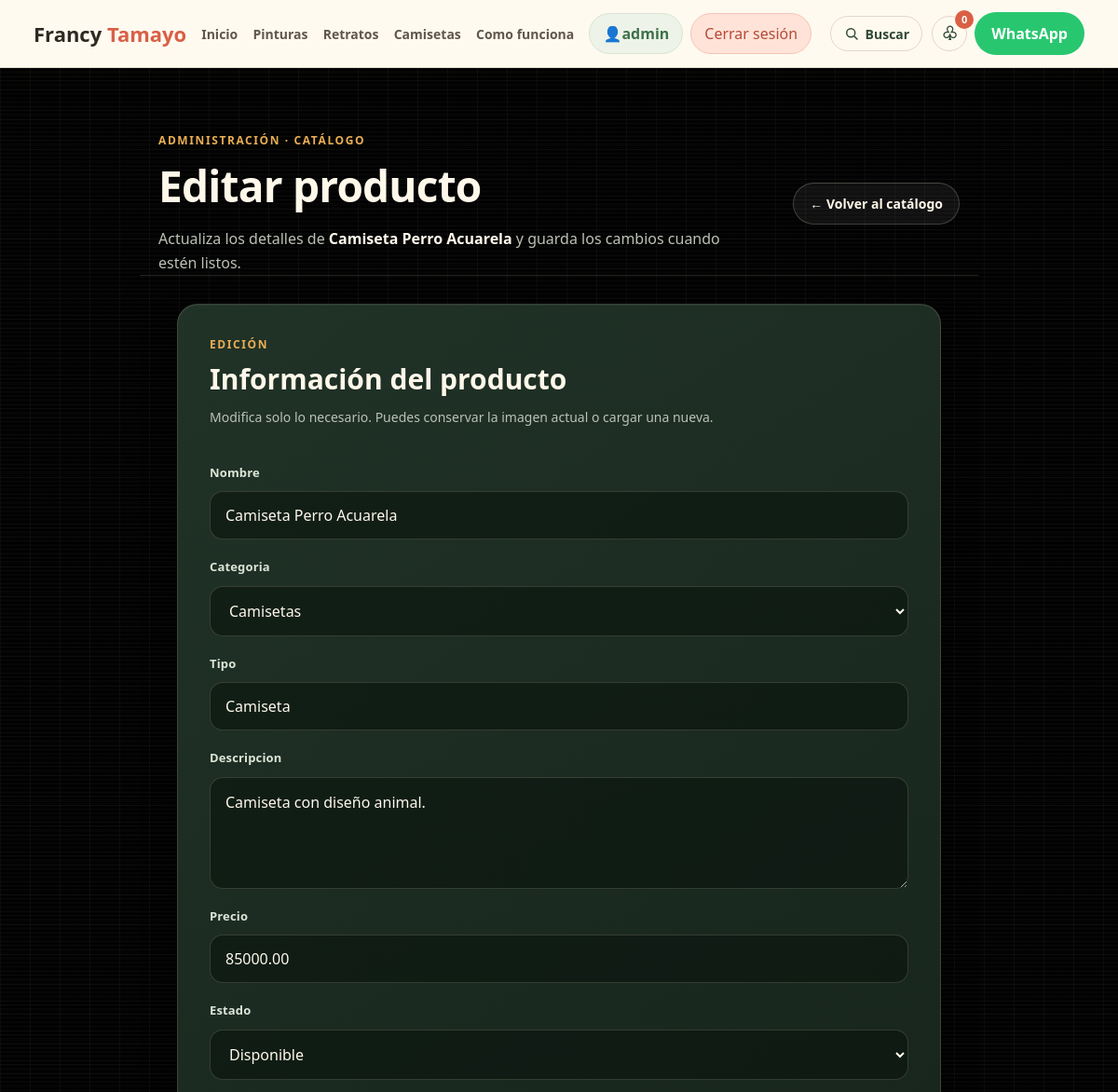
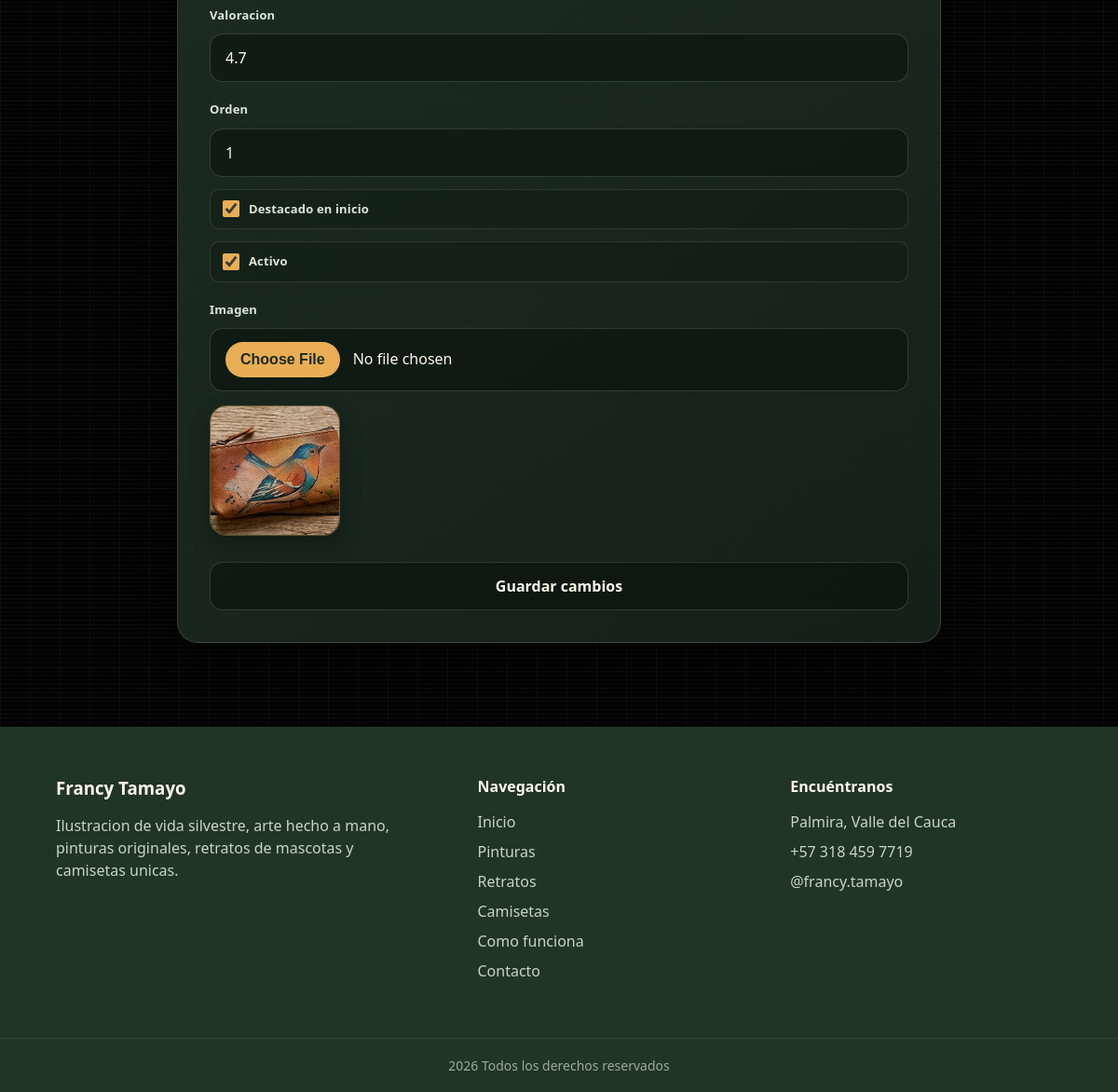
Page /admin/menu/editar.php?id=10 (signed in) on the committed database (2 pictures, top to bottom).
### tables this page shows
CREATE TABLE IF NOT EXISTS productos (
  id INT AUTO_INCREMENT PRIMARY KEY,
  nombre VARCHAR(120) NOT NULL,
  categoria ENUM('pinturas','retratos','camisetas') NOT NULL,
  tipo VARCHAR(80) NOT NULL,
  descripcion TEXT NULL,
  precio DECIMAL(10,2) NOT NULL DEFAULT 0,
  imagen VARCHAR(255) NOT NULL,
  estado ENUM('disponible','encargo','agotado') NOT NULL DEFAULT 'disponible',
  rating DECIMAL(2,1) NOT NULL DEFAULT 4.8,
  destacado TINYINT(1) NOT NULL DEFAULT 0,
  activo TINYINT(1) NOT NULL DEFAULT 1,
  orden INT NOT NULL DEFAULT 0,
  fecha_creacion TIMESTAMP DEFAULT CURRENT_TIMESTAMP,
  UNIQUE KEY uq_producto_nombre (nombre)
);

### admin/menu/editar.php (the view, shortened to what this page needs)
<?php
$db = conectarDB();
$id = (int) $_GET['id'];
$stmt = $db->prepare('SELECT * FROM productos WHERE id = ?');
$stmt->bind_param('i', $id);
$stmt->execute();
$producto = $stmt->get_result()->fetch_assoc();
$nombre = $producto['nombre'];
$descripcion = $producto['descripcion'];
$precio = $producto['precio'];
$categoria = $producto['categoria'];
$tipo = $producto['tipo'];
$estado = $producto['estado'];
$rating = $producto['rating'];
$orden = $producto['orden'];
$destacado = (int) $producto['destacado'];
$activo = (int) $producto['activo'];
$rutaImagen = $producto['imagen'];
?>
<section class="container container_admin3 admin-product-page">
    <div class="admin-product-page-header">
        <div>
            <span class="admin-product-eyebrow">Administración · Catálogo</span>
            <h1>Editar producto</h1>
            <p>Actualiza los detalles de <strong><?= htmlspecialchars($nombre) ?></strong> y guarda los cambios cuando estén listos.</p>
        </div>
        <div class="botondeadmin3">
            <a href="<?php echo BASE_URL;?>admin/menu/index.php">← Volver al catálogo</a>
        </div>
    </div>
</section>
<section class="admin-container admin-container-admin admin-product-form-area">
    <main class="admin-card">
        <span class="admin-card-eyebrow">Edición</span>
        <h1>Información del producto</h1>
        <p class="admin-card-intro">Modifica solo lo necesario. Puedes conservar la imagen actual o cargar una nueva.</p>
        <form method="POST" enctype="multipart/form-data" class="admin-form">
            <label>Nombre</label>
            <input type="text" name="nombre" value="<?= htmlspecialchars($nombre) ?>">
            <label>Categoria</label>
            <select name="categoria">
                <option value="camisetas" <?= $categoria === 'camisetas' ? 'selected' : '' ?>>Camisetas</option>
            </select>
            <label>Tipo</label>
            <input type="text" name="tipo" value="<?= htmlspecialchars($tipo) ?>">
            <label>Descripcion</label>
            <textarea name="descripcion"><?= htmlspecialchars((string) $descripcion) ?></textarea>
            <label>Precio</label>
            <input type="number" name="precio" min="0" value="<?= htmlspecialchars((string) $precio) ?>">
            <label>Estado</label>
            <select name="estado">
                <option value="disponible" <?= $estado === 'disponible' ? 'selected' : '' ?>>Disponible</option>
            </select>
            <label>Valoracion</label>
            <input type="number" name="rating" min="0" max="5" step="0.1" value="<?= htmlspecialchars((string) $rating) ?>">
            <label>Orden</label>
            <input type="number" name="orden" value="<?= htmlspecialchars((string) $orden) ?>">
            <label><input type="checkbox" name="destacado" <?= $destacado ? 'checked' : '' ?>> Destacado en inicio</label>
            <label><input type="checkbox" name="activo" <?= $activo ? 'checked' : '' ?>> Activo</label>
            <label>Imagen</label>
            <input type="file" name="imagen" accept="image/*" id="inputImagen">
            <img id="previewImagen" src="<?= BASE_URL . ltrim($rutaImagen, '/') ?>?t=<?= time() ?>" width="120" style="margin-top:5px;">
            <input type="submit" value="Guardar cambios" class="admin-btn admin-btn-save-product">
        </form>
    </main>
</section>
<?php include '../../include/templates/footer.php'; ?>

### assets/css/base/global.css (style rules this page uses)
html, body { background-color:#050505; background-image: linear-gradient(rgba(255,255,255,.035) 1px, transparent 1px), linear-gradient(90deg, rgba(255,255,255,.035) 1px, transparent 1px), url('../../imagenes/137042075-grid-square-graph-line-full-page-on-black-paper-background-paper-grid-square-graph-line-texture-of.jpg'); background-size:32px 32px; background-attachment:fixed; }
body { color:#fff; line-height:1.5; }
body::before { content:""; position:fixed; inset:0; pointer-events:none; background:radial-gradient(circle at top, rgba(0,208,132,.05), transparent 35%); z-index:-1; }
a { color:inherit; text-decoration:none; transition:.35s; }
img { width:100%; display:block; transition:.5s; }
section { padding:110px 0; }
.container { width:90%; max-width:1200px; margin:auto; }

### assets/css/componentes/ui.css (style rules this page uses)
﻿.btn-nav, .admin-platos-btn-create, .admin-platos-btn-regresar, .botondeadmin3 a, .boton { display:inline-flex; align-items:center; justify-content:center; font-weight:800; transition:.35s; }

### rows in the picture
productos: categoria "Camisetas", tipo "Camiseta", descripcion "Camiseta con diseño animal.", precio "85000.00", estado "Disponible", rating "4.7", orden "1", destacado "☑", activo "☑", imagen (picture)

### other values in the picture
$_SESSION['usuario'] "admin"
$nombre "Camiseta Perro Acuarela"
date ('Y') "2026"
